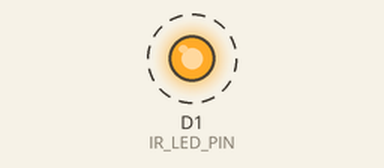
The sketch below on a simulated ESP8266 (NodeMCU). Parts: output pins drawn as LEDs (lit = HIGH). Dashed ring = blinking.

Above: at 0.5 s.
Timing chart, 0 to 4.6 s (numbered marks = the images above):
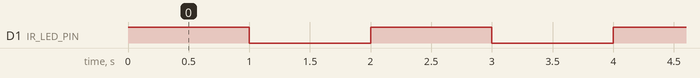

Measured:
- by itself, D1 (IR_LED_PIN): alternates HIGH for 1.0 s and LOW for 1.0 s

The sketch:

BlinkOuterLED.ino
```cpp
#include <IRremoteESP8266.h>
#include <IRsend.h>

#define IR_LED_PIN D1 // 將 LED 連接到 NodeMCU 的 D1 腳位

IRsend irsend(4);

void setup() {
  Serial.begin(115200);
  pinMode(IR_LED_PIN, OUTPUT);
}

void loop() {
  // 控制外接 LED 閃爍
  digitalWrite(IR_LED_PIN, HIGH);
  // irsend.sendNEC(0xF7C03F, 32);
  delay(1000); // 延遲一秒
  digitalWrite(IR_LED_PIN, LOW);
  delay(1000); // 再次延遲一秒
}
```
